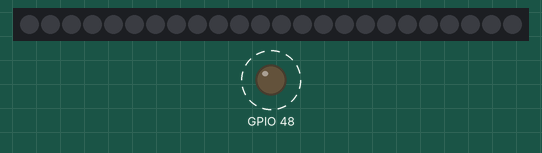
A sketch run on a simulated ESP32-S3. Shown: 24 RGB LEDs in strip order, left to right, output pins drawn as LEDs (lit = HIGH). Dashed ring = blinking. WiFi joins after 1.5 s; servers stay silent unless stated; what the sketch prints to the serial monitor is not drawn.

Above: at 0.13 s.
Timing chart, 0 to 3.0 s (numbered marks = the images above):
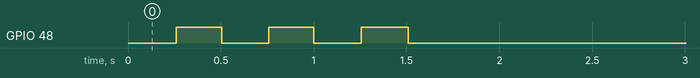

The sketch:

oal_led_udp.ino
```cpp
// OpenVR Ambient Light - Wi-Fi LED receiver for Arduino Nano ESP32 (ESP32-S3)
//
// Receives LED colours from oal-frame-daemon over UDP (Output = udp in oal.ini)
// and drives a WS2812B strip with FastLED.
//
// Accepts two packet formats on UDP port 21324:
//   * Adalight:  'A' 'd' 'a' countHi countLo checksum, then R G B per LED
//   * WLED DRGB: 0x02 timeoutSeconds, then R G B per LED
//
// Arduino IDE settings:
//   Board:        Arduino Nano ESP32
//   Pin Numbering: "By GPIO number (legacy)"   (required by FastLED; D6 = GPIO9)
//   Library:      FastLED 3.9.x (3.9.20 known good)
//
// Put your Wi-Fi name/password in wifi_secrets.h (copy wifi_secrets.example.h).

#include <WiFi.h>
#include <WiFiUdp.h>
#include <ESPmDNS.h>
#include <FastLED.h>

#include "wifi_secrets.h" // defines WIFI_SSID and WIFI_PASSWORD

// ---------------------------------------------------------------- settings
#define NUM_LEDS        24
#define DATA_PIN        9            // GPIO9 = D6 on the Nano ESP32
#define LED_TYPE        WS2812B
#define COLOR_ORDER     GRB
#define BRIGHTNESS      255           // hard ceiling 0..255; fine-tune live with Brightness in oal.ini
#define MAX_MILLIAMPS   500          // FastLED scales brightness down to stay under this
#define UDP_PORT        21324
#define HOSTNAME        "oal-led"    // reachable as oal-led.local where mDNS works
#define OFF_TIMEOUT_MS  2000         // LEDs off if no packet arrives for this long

// Optional fixed IP (set USE_STATIC_IP to 1). A DHCP reservation on your router
// does the same job without changing the sketch.
#define USE_STATIC_IP   0
IPAddress staticIp(192, 168, 1, 50);
IPAddress gateway(192, 168, 1, 1);
IPAddress subnet(255, 255, 255, 0);
IPAddress dns(192, 168, 1, 1);

// ---------------------------------------------------------------- state
CRGB leds[NUM_LEDS];
WiFiUDP udp;
uint8_t packet[1500];
unsigned long lastPacketMs = 0;
unsigned long timeoutMs = OFF_TIMEOUT_MS;
bool ledsLit = false;
bool mdnsStarted = false;

void allOff()
{
  fill_solid(leds, NUM_LEDS, CRGB::Black);
  FastLED.show();
  ledsLit = false;
}

void connectWiFi()
{
  WiFi.mode(WIFI_STA);
  WiFi.setHostname(HOSTNAME);
#if USE_STATIC_IP
  WiFi.config(staticIp, gateway, subnet, dns);
#endif
  WiFi.setAutoReconnect(true);
  WiFi.begin(WIFI_SSID, WIFI_PASSWORD);
  WiFi.setSleep(false); // modem sleep adds 100 ms+ of random latency; keep the radio awake
}

// Adalight packet: returns number of LEDs written, or -1 if not a valid packet.
int parseAdalight(const uint8_t* p, int len)
{
  if (len < 6 || p[0] != 'A' || p[1] != 'd' || p[2] != 'a') return -1;
  uint8_t hi = p[3], lo = p[4], chk = p[5];
  if (chk != (hi ^ lo ^ 0x55)) return -1;
  int count = ((hi << 8) | lo) + 1;
  count = min(count, NUM_LEDS);
  count = min(count, (len - 6) / 3);
  for (int i = 0; i < count; i++)
    leds[i] = CRGB(p[6 + i * 3], p[7 + i * 3], p[8 + i * 3]);
  return count;
}

// WLED DRGB packet: returns number of LEDs written, or -1 if not a valid packet.
int parseDrgb(const uint8_t* p, int len)
{
  if (len < 2 || p[0] != 2) return -1;
  // byte 1: seconds before the controller gives up (255 = never)
  timeoutMs = (p[1] == 255) ? 0 : max((unsigned long)p[1] * 1000UL, 500UL);
  int count = min(NUM_LEDS, (len - 2) / 3);
  for (int i = 0; i < count; i++)
    leds[i] = CRGB(p[2 + i * 3], p[3 + i * 3], p[4 + i * 3]);
  return count;
}

void setup()
{
  Serial.begin(115200); // only useful when plugged into a PC: prints the IP address

  pinMode(LED_BUILTIN, OUTPUT);
  digitalWrite(LED_BUILTIN, LOW);

  FastLED.addLeds<LED_TYPE, DATA_PIN, COLOR_ORDER>(leds, NUM_LEDS);
  FastLED.setBrightness(BRIGHTNESS);
  FastLED.setCorrection(TypicalLEDStrip);
  FastLED.setDither(DISABLE_DITHER); // dithering flickers at low brightness with ~60 Hz updates
  FastLED.setMaxPowerInVoltsAndMilliamps(5, MAX_MILLIAMPS);
  allOff();

  connectWiFi();
  udp.begin(UDP_PORT);
}

void loop()
{
  // Wi-Fi state: blink the board LED while (re)connecting, LED off once connected
  // (so it doesn't glow inside the headset).
  if (WiFi.status() != WL_CONNECTED)
  {
    digitalWrite(LED_BUILTIN, (millis() / 250) % 2);
    if (ledsLit) allOff();
    mdnsStarted = false;
    delay(10);
    return;
  }
  if (!mdnsStarted)
  {
    digitalWrite(LED_BUILTIN, LOW);
    MDNS.end();
    if (MDNS.begin(HOSTNAME)) MDNS.addService("oal-led", "udp", UDP_PORT);
    mdnsStarted = true;
    udp.stop();
    udp.begin(UDP_PORT);
    Serial.print("OAL LED receiver ready: ");
    Serial.print(WiFi.localIP());
    Serial.print(" / " HOSTNAME ".local, UDP port ");
    Serial.println(UDP_PORT);
  }

  // Drain all queued packets and show only the newest one (lowest latency).
  bool gotFrame = false;
  int size;
  while ((size = udp.parsePacket()) > 0)
  {
    int len = udp.read(packet, sizeof(packet));
    if (len <= 0) continue;
    int n = parseAdalight(packet, len);
    if (n < 0) n = parseDrgb(packet, len);
    if (n >= 0)
    {
      if (packet[0] == 'A') timeoutMs = OFF_TIMEOUT_MS;
      for (int i = n; i < NUM_LEDS; i++) leds[i] = CRGB::Black;
      gotFrame = true;
    }
  }
  if (gotFrame)
  {
    FastLED.show();
    lastPacketMs = millis();
    ledsLit = true;
  }
  else if (ledsLit && timeoutMs > 0 && millis() - lastPacketMs > timeoutMs)
  {
    allOff();
  }

  delay(1); // let the Wi-Fi stack run
}
```

wifi_secrets.example.h
```cpp
// Copy this file to wifi_secrets.h (in the same folder) and fill in your network.
// wifi_secrets.h is git-ignored so your password doesn't end up in the repository.
// The ESP32 only supports 2.4 GHz Wi-Fi.
#pragma once
#define WIFI_SSID     "your-network-name"
#define WIFI_PASSWORD "your-password"
```

Measured:
- by itself, GPIO 48: alternates HIGH for 0.24 s and LOW for 0.25 s, 6 changes in all, then stays LOW
